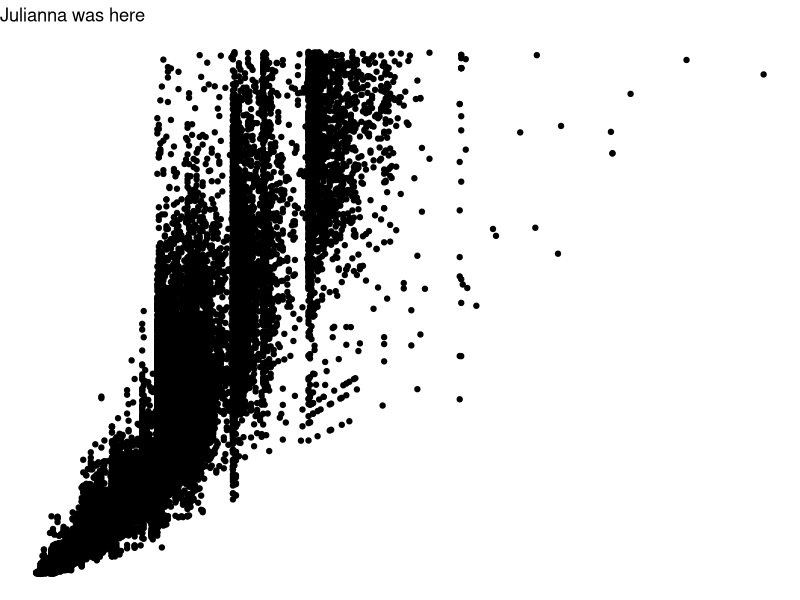
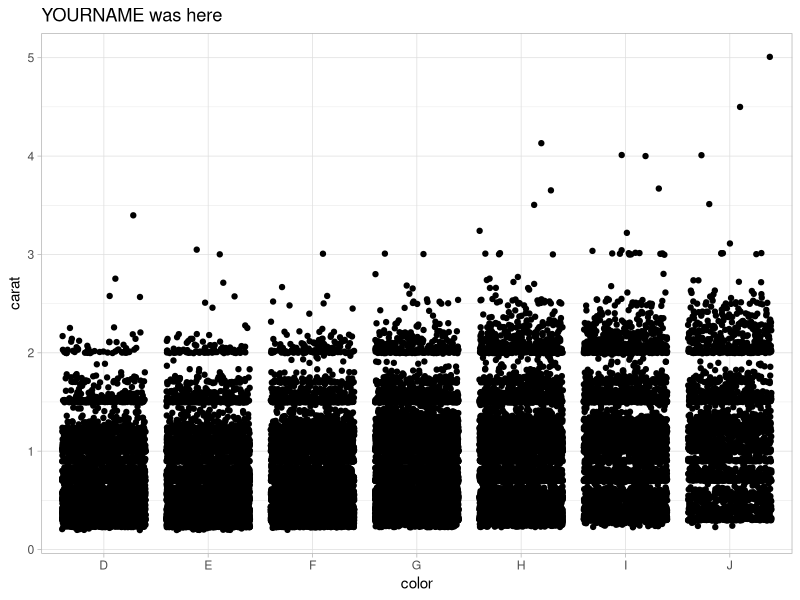
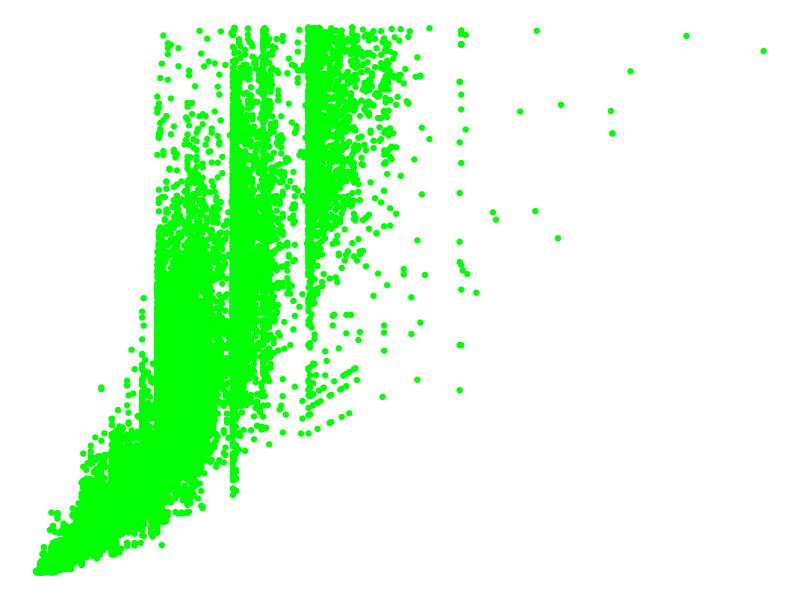
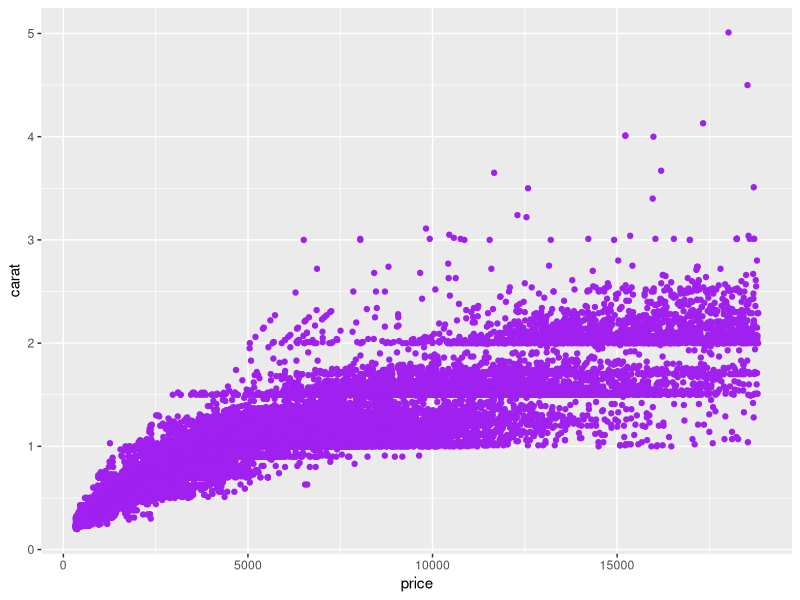

The R source for these figures, in order:
## ---- chunk 1
knitr::opts_chunk$set(echo = TRUE)
library(tidyverse)
## ---- chunk 2
# Partner 1: 
# Run the code below to see the original graph
# Change the code below to make the point color change based on 'cut', and update the theme to theme_bw(). Update the title to include your first name. 

ggplot(data = diamonds, aes(x = carat, y = price)) +
  geom_point() +
  theme_void() +
  labs(title = "Julianna was here")
## ---- chunk 3
# Partner 2: 
# Run the code below to see the original graph
# Change the code below to make the geom a geom_jitter, and update the theme to theme_light. Update the title to include your first name. 

ggplot(data = diamonds, aes(x = color, y = carat)) +
  geom_jitter() +
  theme_light() +
  labs(title = "YOURNAME was here")
## ---- chunk 4



ggplot(data = diamonds, aes(x = carat, y = price)) +
  geom_point(color = "green") +
  theme_void()

## ---- chunk 5
# graphy mc graph
ggplot(data = diamonds, aes(x = price, y = carat)) + geom_point(color = "purple")
